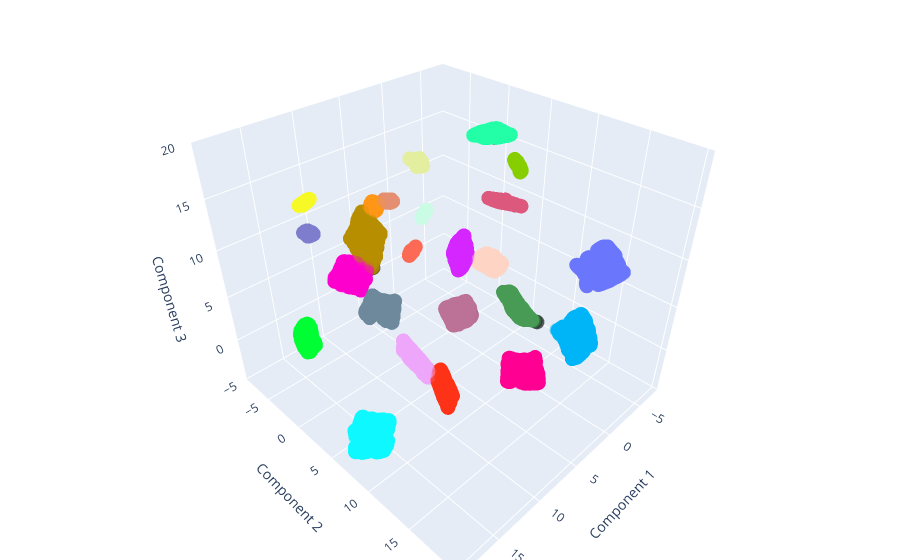

Source (notebook cell):
### Code cell
labels = dbscan_minmax.labels_
color_array = np.where(labels == -1, 'black', labels)
colors = px.colors.qualitative.Light24
label_colors = [colors[i % len(colors)] if i != -1 else 'black' for i in labels]

fig = go.Figure(data=[go.Scatter3d(
    x=X_3d_umap_minmax[:, 0],
    y=X_3d_umap_minmax[:, 1],
    z=X_3d_umap_minmax[:, 2],
    mode='markers',
    marker=dict(
        size=5,
        color=label_colors,
        opacity=0.4,
    )
)])

fig.update_layout(
    title='Interactive 3D UMAP Visualization',
    scene=dict(
        xaxis_title='Component 1',
        yaxis_title='Component 2',
        zaxis_title='Component 3'
    ),
    margin=dict(l=0, r=0, b=0, t=0)
)

fig.show()

### Figure 1 — Plotly figure (JSON) as saved in the notebook; plotly's stock layout.template omitted (floating-point values rounded to 4 significant figures; data arrays with more than 128 entries replaced by an {"elided": "..."} marker saying what was removed)
{"data": [{"marker": {"color": {"elided": "10000 str values"}, "opacity": 0.4, "size": 5}, "mode": "markers", "x": {"elided": "10000 float values"}, "y": {"elided": "10000 float values"}, "z": {"elided": "10000 float values"}, "type": "scatter3d"}], "layout": {"margin": {"l": 0, "r": 0, "b": 0, "t": 0}, "title": {"text": "Interactive 3D UMAP Visualization"}, "scene": {"xaxis": {"title": {"text": "Component 1"}}, "yaxis": {"title": {"text": "Component 2"}}, "zaxis": {"title": {"text": "Component 3"}}}}}
